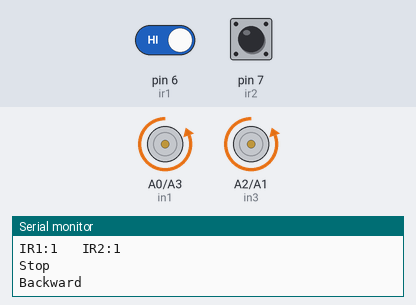
Simulated run of this sketch. Board: Arduino Uno, built with avr-gcc and run on an emulated ATmega328P. Parts: motor-driver pin pairs drawn as motors (green arrow = first pin HIGH = forward, orange = second pin HIGH = backward, longer = more drive), the last lines printed to the serial monitor. The test bench sets the inputs (shaded band); at power-on: pin 7 (ir2) HIGH, pin 6 (ir1) HIGH.

Above: at 1.2 s.
1.3 s: pin 7 (ir2) driven LOW
5.5 s: pin 6 (ir1) driven LOW
At 6.6 s:
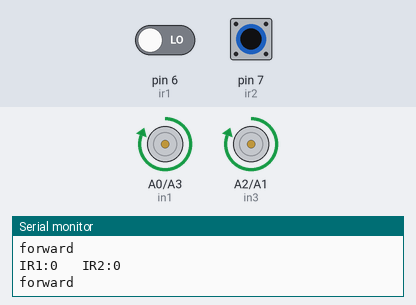
7.0 s: pin 6 (ir1) driven HIGH
At 7.5 s:
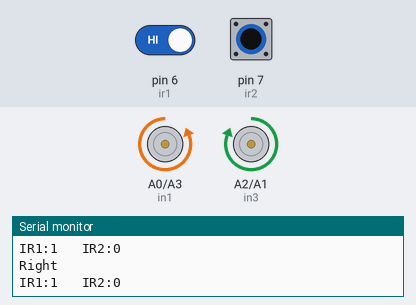
8.5 s: pin 7 (ir2) driven HIGH
At 9.0 s:
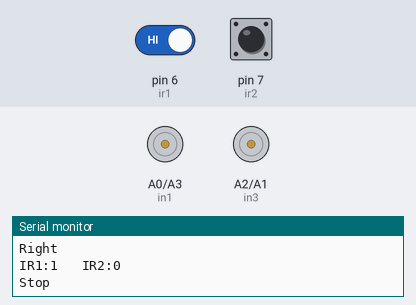
12.9 s: pin 6 (ir1) driven LOW and pin 7 (ir2) driven LOW
At 16.3 s:
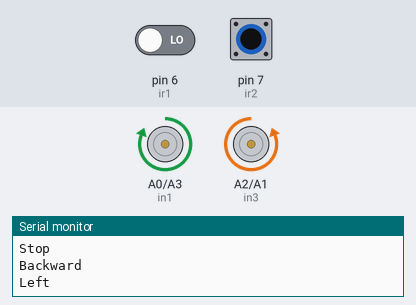
17.3 s: pin 7 (ir2) pulsed HIGH 5 times (0.12 s each, 0.3 s apart)
At 17.52 s:
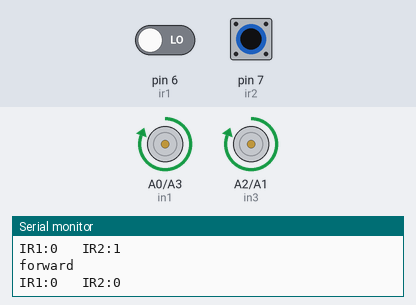
Timing chart, 0 to 20.3 s (numbered marks = the images above; inputs shaded):
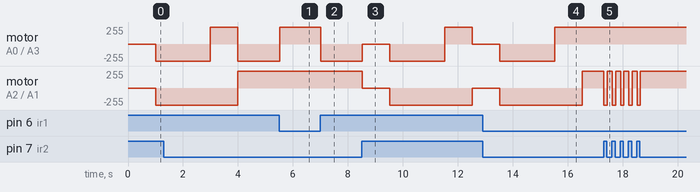

The sketch:

Table_top_Robot.ino
```cpp
#define in1 A0
#define in2 A3
#define in3 A2
#define in4 A1

#define ir1 6
#define ir2 7

void setup()
{
  Serial.begin(9600);
  pinMode(in1, OUTPUT);
  pinMode(in2, OUTPUT);
  pinMode(in3, OUTPUT);
  pinMode(in4, OUTPUT);

  pinMode(ir1, INPUT);
  pinMode(ir2, INPUT);
}

void loop()
{
  Serial.println("IR1:" + String(digitalRead(ir1)) + "   " + "IR2:" + String(digitalRead(ir2)));
  if ((digitalRead(ir1) == LOW) && (digitalRead(ir2) == LOW))
  {
    forward();
  }

  if ((digitalRead(ir1) == LOW) && (digitalRead(ir2) == HIGH))
  {
    left();
  }

   if ((digitalRead(ir1) == HIGH) && (digitalRead(ir2) == LOW))
  {
    right();
  }

  if ((digitalRead(ir1) == HIGH) && (digitalRead(ir2) == HIGH))
  {
    Stop(); delay(1000);
    backward(); delay(2000);
    left(); delay(1000);
  }
}


void forward()
{
  Serial.println("forward");
  digitalWrite(in1, HIGH);
  digitalWrite(in2, LOW);
  digitalWrite(in3, HIGH);
  digitalWrite(in4, LOW);
}

void backward()
{
  Serial.println("Backward");
  digitalWrite(in1, LOW);
  digitalWrite(in2, HIGH);
  digitalWrite(in3, LOW);
  digitalWrite(in4, HIGH);
}

void left()
{
  Serial.println("Left");
  digitalWrite(in1, HIGH);
  digitalWrite(in2, LOW);
  digitalWrite(in3, LOW);
  digitalWrite(in4, HIGH);
}

void right()
{
  Serial.println("Right");
  digitalWrite(in1, LOW);
  digitalWrite(in2, HIGH);
  digitalWrite(in3, HIGH);
  digitalWrite(in4, LOW);
}

void Stop()
{
  Serial.println("Stop");
  digitalWrite(in1, LOW);
  digitalWrite(in2, LOW);
  digitalWrite(in3, LOW);
  digitalWrite(in4,LOW);
}
```

Measured:
- after the input at 5.5 s, motor on A0 (in1) / A3 (in2): backward 255/255 → forward 255/255 at once
- after the input at 7.0 s, motor on A0 (in1) / A3 (in2): forward 255/255 → backward 255/255 at once
- after the input at 8.5 s, motor on A0 (in1) / A3 (in2): backward 255/255 → stopped at once, → backward 255/255 1.0 s later, → forward 255/255 2.0 s later, → stopped 1.0 s later; motor on A2 (in3) / A1 (in4): forward 255/255 → stopped at once, → backward 255/255 1.0 s later, → stopped 3.0 s later
- after the input at 12.9 s, motor on A0 (in1) / A3 (in2): goes on until 15.5 s, then stays forward 255/255
- after the input at 17.3 s, motor on A2 (in3) / A1 (in4): alternates forward 255/255 for 0.17 s and backward 255/255 for 0.13 s, 10 changes in all, then stays forward 255/255, starting at once
